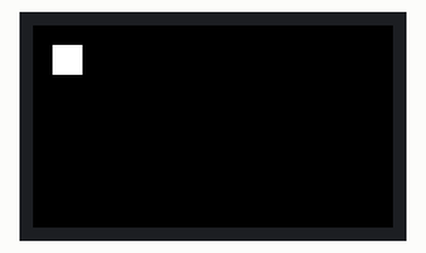
Recording of a sketch running on a simulated ESP32-S3. Parts: 240×135 colour display.

Above: at 0.33 s.
At 5.26 s:
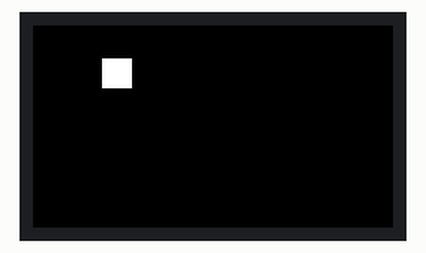
At 10.2 s:
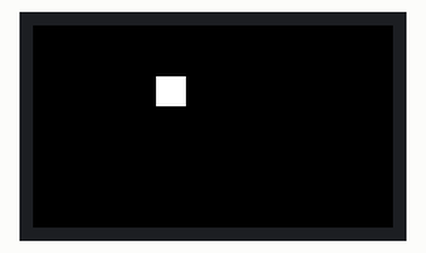
At 20.06 s:
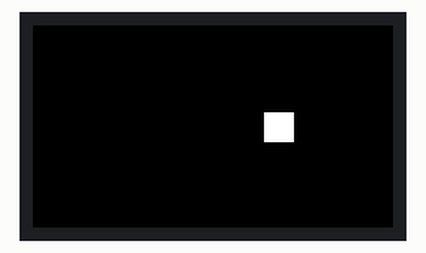
At 29.93 s:
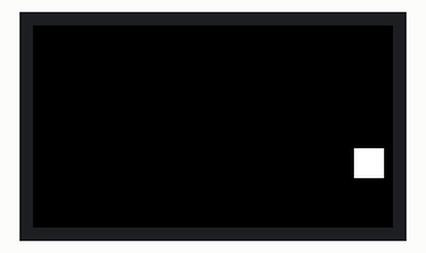
At 39.79 s:
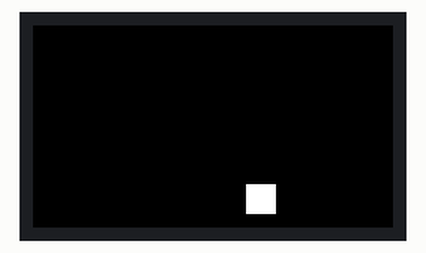

The sketch:

bouncingspritev1.0.ino
```cpp
#include <M5Cardputer.h>

// Sprite properties
int spriteX = 10;
int spriteY = 10;
int spriteWidth = 20;
int spriteHeight = 20;
int xSpeed = 3;
int ySpeed = 3;

void setup() {
  M5.begin();
  M5.Lcd.fillScreen(TFT_BLACK);
}

void loop() {
  // Clear the previous position of the sprite
  M5.Lcd.fillRect(spriteX, spriteY, spriteWidth, spriteHeight, TFT_BLACK);

  // Update sprite position
  spriteX += xSpeed;
  spriteY += ySpeed;

  // Bounce off the edges
  if(spriteX <= 0 || spriteX + spriteWidth >= M5.Lcd.width()) {
    xSpeed = -xSpeed;
  }
  if(spriteY <= 0 || spriteY + spriteHeight >= M5.Lcd.height()) {
    ySpeed = -ySpeed;
  }

  // Draw the sprite at the new position
  M5.Lcd.fillRect(spriteX, spriteY, spriteWidth, spriteHeight, TFT_WHITE);

  // Add a small delay to control the speed of the animation
  delay(30);
}
```
